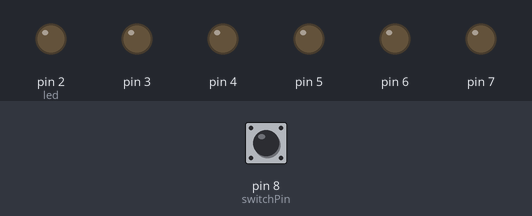
A sketch run on a simulated Arduino Uno, built with avr-gcc and run on an emulated ATmega328P. Parts: output pins drawn as LEDs (lit = HIGH). The inputs (shaded band) are chosen by the test bench; at power-on: pin 8 (switchPin) LOW.

Above: at 0.1 s.
At 10.1 s:
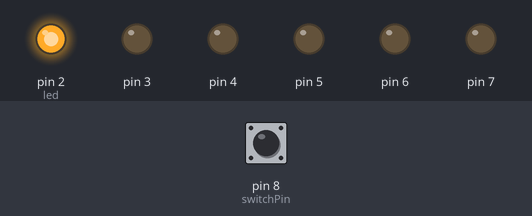
At 20.1 s:
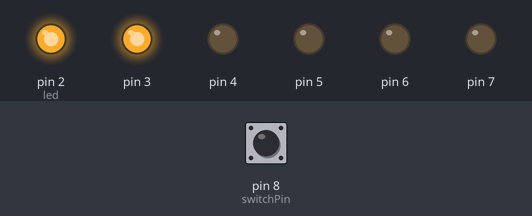
At 30.1 s:
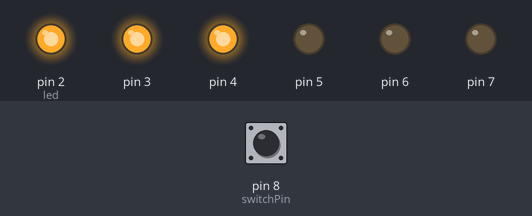
At 40.1 s:
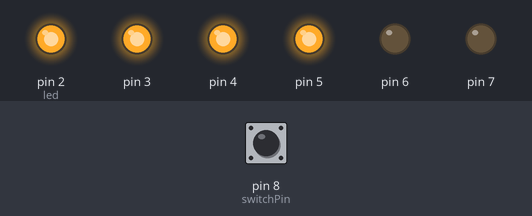
At 60.1 s:
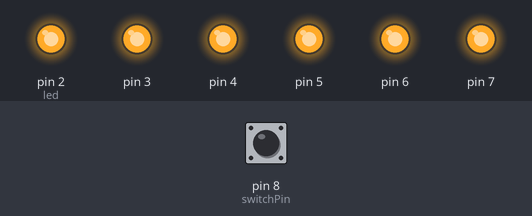
Timing chart, 0 to 61.6 s (numbered marks = the images above):
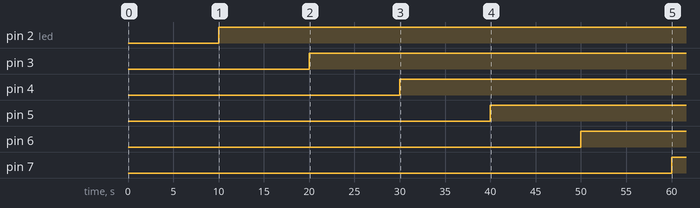

The sketch:

sketch_digital_timer.ino
```cpp
const int switchPin = 8;

unsigned long previousTime = 0;

int switchState = 0;
int previousSwitchState = 0;

int led = 2;

long interval = 10000;

void setup()
{
  for (int x=2; x< 8; x++)
  {
    pinMode(x, OUTPUT);
  }
  pinMode(switchPin, INPUT);
}

void loop()
{
  unsigned long currentTime = millis();
  if (currentTime - previousTime > interval)
  {
    previousTime = currentTime;
    digitalWrite(led, HIGH);
    led++;
    if (led == 7)
    {
    }
  }

  switchState = digitalRead(switchPin);

  if (switchState != previousSwitchState)
  {
    for (int x=2;x<8;x++)
    {
      digitalWrite(x, LOW);
    }
    led = 2;
    previousTime = currentTime;
  }
  previousSwitchState = switchState;
}
```

Measured:
- by itself, pin 2 (led): LOW → HIGH at 10.0 s
- by itself, pin 3: LOW → HIGH at 20.0 s
- by itself, pin 4: LOW → HIGH at 30.0 s
- by itself, pin 5: LOW → HIGH at 40.0 s
- by itself, pin 6: LOW → HIGH at 50.0 s
- by itself, pin 7: LOW → HIGH at 60.0 s
